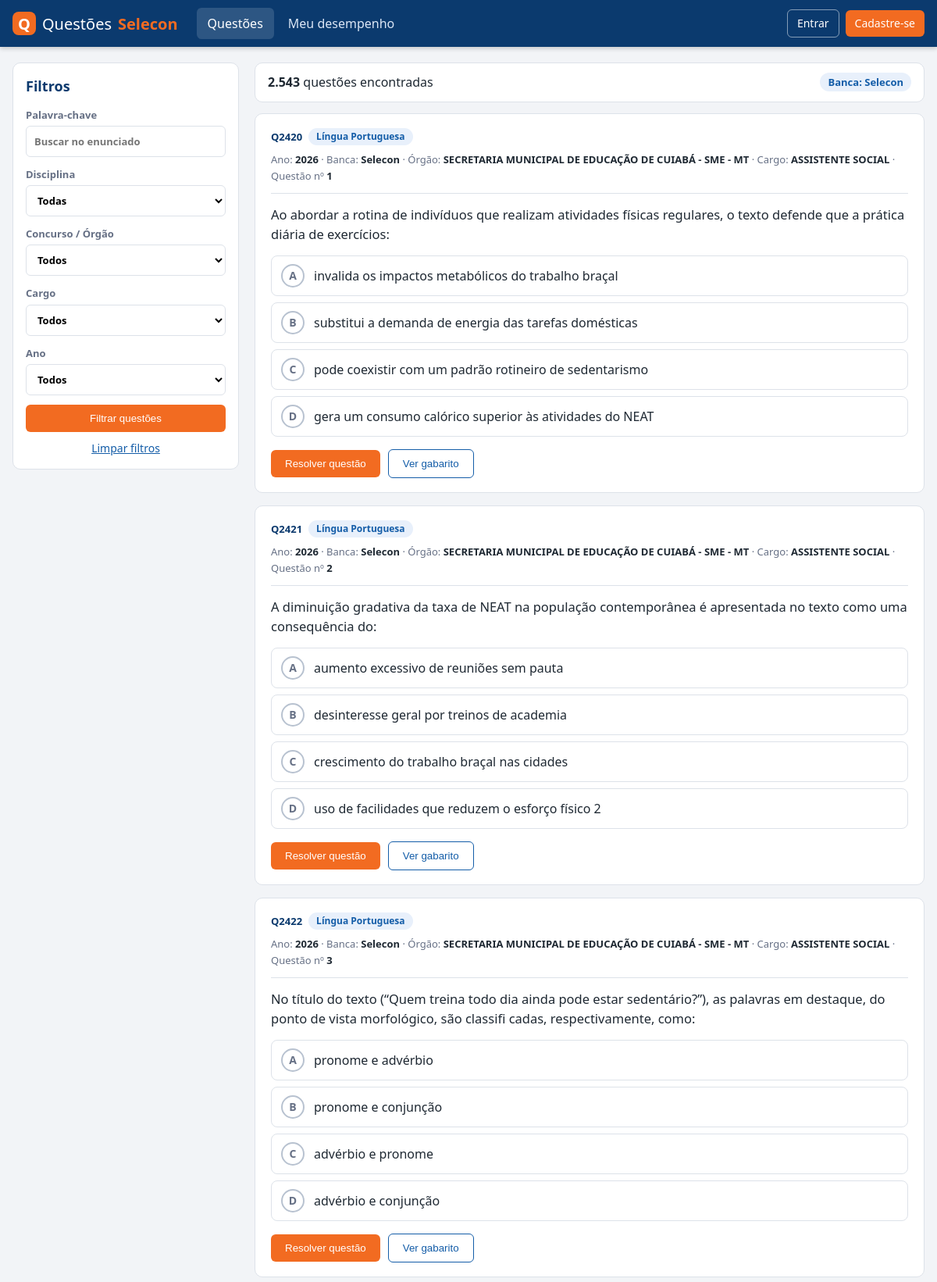
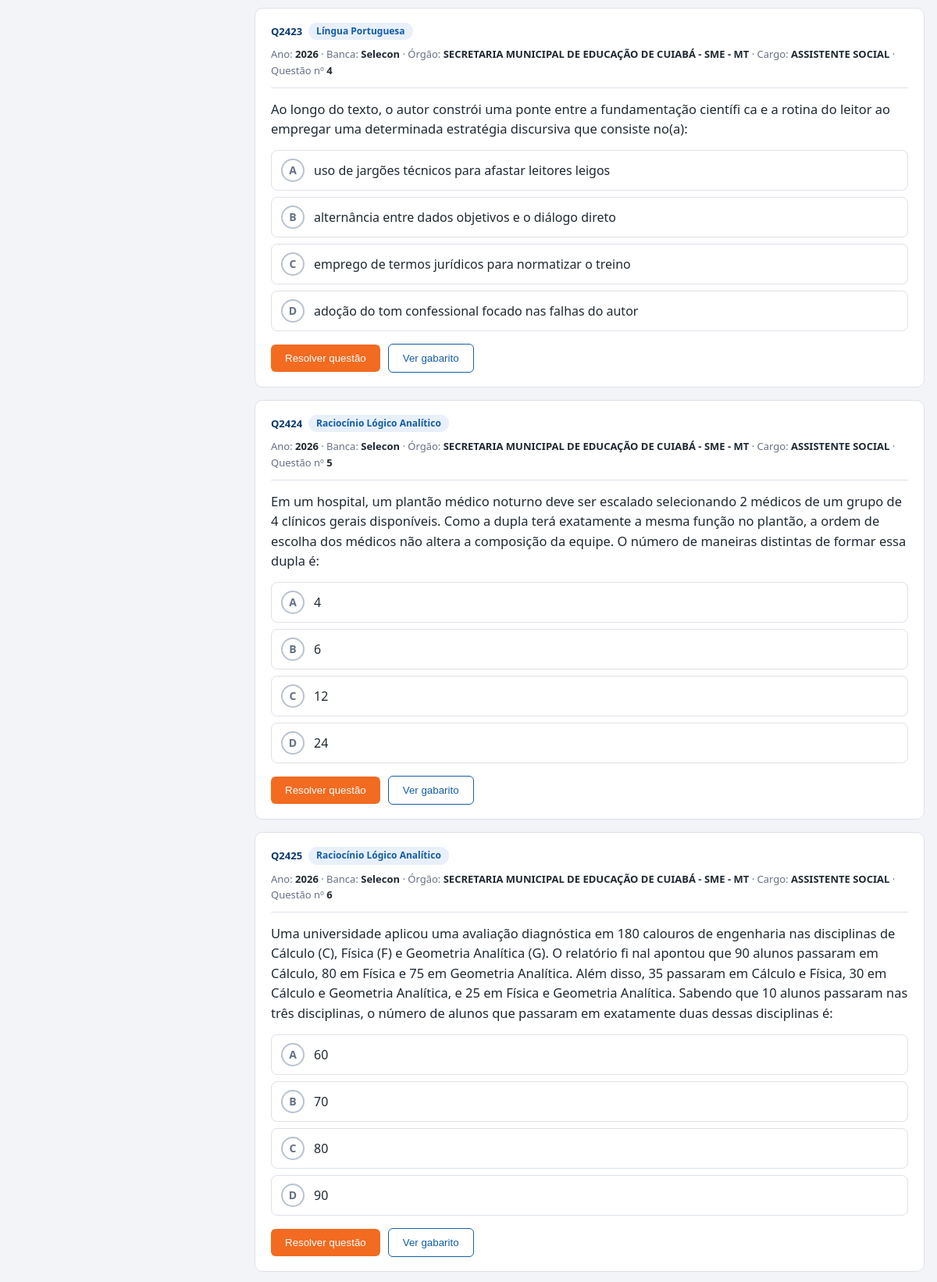
The page / (upper part) on the database its author committed (2 pictures, top to bottom).
### tables this page shows
CREATE TABLE IF NOT EXISTS questoes (
    id             INT NOT NULL AUTO_INCREMENT,
    prova_id       INT NOT NULL,
    numero         INT NOT NULL,
    disciplina_id  INT NULL,
    texto_apoio    MEDIUMTEXT NULL,
    enunciado      MEDIUMTEXT NOT NULL,
    gabarito       CHAR(1) NULL,                  
    anulada        TINYINT(1) NOT NULL DEFAULT 0,
    revisar        TINYINT(1) NOT NULL DEFAULT 0,  
    comentario     MEDIUMTEXT NULL,
    PRIMARY KEY (id),
    UNIQUE KEY questoes_prova_numero_uk (prova_id, numero),
    KEY questoes_disciplina_idx (disciplina_id),
    FULLTEXT KEY questoes_busca_ft (enunciado),
    CONSTRAINT questoes_prova_fk FOREIGN KEY (prova_id) REFERENCES provas(id) ON DELETE CASCADE,
    CONSTRAINT questoes_disciplina_fk FOREIGN KEY (disciplina_id) REFERENCES disciplinas(id)
);

CREATE TABLE IF NOT EXISTS disciplinas (
    id    INT NOT NULL AUTO_INCREMENT,
    nome  VARCHAR(200) NOT NULL,
    PRIMARY KEY (id),
    UNIQUE KEY disciplinas_nome_uk (nome)
);

CREATE TABLE IF NOT EXISTS concursos (
    id      INT NOT NULL AUTO_INCREMENT,
    banca   VARCHAR(50)  NOT NULL DEFAULT 'Selecon',
    orgao   VARCHAR(300) NOT NULL,
    edital  VARCHAR(200) NOT NULL DEFAULT '',
    ano     INT NULL,
    PRIMARY KEY (id),
    UNIQUE KEY concursos_orgao_edital_uk (orgao, edital)
);

CREATE TABLE IF NOT EXISTS provas (
    id           INT NOT NULL AUTO_INCREMENT,
    concurso_id  INT NOT NULL,
    cargo        VARCHAR(300) NOT NULL,
    codigo       VARCHAR(20)  NOT NULL DEFAULT '',
    nivel        VARCHAR(200) NOT NULL DEFAULT '',
    versao       VARCHAR(10)  NOT NULL DEFAULT '',    
    PRIMARY KEY (id),
    UNIQUE KEY provas_concurso_cargo_versao_uk (concurso_id, cargo, versao),
    CONSTRAINT provas_concurso_fk FOREIGN KEY (concurso_id) REFERENCES concursos(id) ON DELETE CASCADE
);

### index.php (the view, shortened to what this page needs)
<?php
require __DIR__ . '/src/bootstrap.php';
$db = db();
$u = usuario();
$por = 10;
$f = [
    'disciplina' => (int)($_GET['disciplina'] ?? 0),
    'concurso'   => (int)($_GET['concurso'] ?? 0),
    'cargo'      => trim((string)($_GET['cargo'] ?? '')),
    'ano'        => (int)($_GET['ano'] ?? 0),
    'q'          => trim((string)($_GET['q'] ?? '')),
    'sit'        => (string)($_GET['sit'] ?? ''),
];
$pag = max(1, (int)($_GET['pagina'] ?? 1));
$where = ['1=1'];
$par = [];
$W = implode(' AND ', $where);
$from = "FROM questoes q JOIN provas p ON p.id = q.prova_id JOIN concursos c ON c.id = p.concurso_id
         LEFT JOIN disciplinas d ON d.id = q.disciplina_id WHERE $W";
$st = $db->prepare("SELECT count(*) $from");
$st->execute($par);
$total = (int)$st->fetchColumn();
$paginas = max(1, (int)ceil($total / $por));
$pag = min($pag, $paginas);
$st = $db->prepare("SELECT q.*, d.nome AS disciplina, p.cargo, p.versao, c.orgao, c.ano, c.banca, c.edital $from
                    ORDER BY (c.ano IS NULL), c.ano DESC, c.id, p.cargo, q.numero LIMIT $por OFFSET " . (($pag - 1) * $por));
$st->execute($par);
$questoes = $st->fetchAll();
$alts = [];
if ($questoes) {
    $ids = array_column($questoes, 'id');
    $in = implode(',', array_map('intval', $ids));
    foreach ($db->query("SELECT questao_id, letra, texto FROM alternativas WHERE questao_id IN ($in) ORDER BY letra") as $a) {
        $alts[$a['questao_id']][] = $a;
    }
}
layout_inicio('Questões de concursos', 'questoes');
?>
<div class="grade">
  <aside class="filtros">
    <form method="get" action="/">
      <h2>Filtros</h2>
      <label>Palavra-chave
        <input type="search" name="q" value="<?= h($f['q']) ?>" placeholder="Buscar no enunciado">
      </label>
      <label>Disciplina
        <select name="disciplina">
          <option value="0">Todas</option>
        </select>
      </label>
      <label>Concurso / Órgão
        <select name="concurso">
          <option value="0">Todos</option>
        </select>
      </label>
      <label>Cargo
        <select name="cargo">
          <option value="">Todos</option>
        </select>
      </label>
      <label>Ano
        <select name="ano">
          <option value="0">Todos</option>
        </select>
      </label>
      <button class="btn btn-block" type="submit">Filtrar questões</button>
      <a class="limpar" href="/">Limpar filtros</a>
    </form>
  </aside>
  <section class="lista">
    <div class="resumo">
      <span><strong><?= number_format($total, 0, ',', '.') ?></strong> questões encontradas</span>
      <span class="banca-tag">Banca: Selecon</span>
    </div>
    <?php foreach ($questoes as $q):
        $mine = $minhas[$q['id']] ?? null; ?>
    <article class="questao" data-id="<?= $q['id'] ?>">
      <header class="q-topo">
        <span class="q-id">Q<?= $q['id'] ?></span>
        <?php if ($q['disciplina']): ?><a class="chip chip-disc" href="/?disciplina=<?= (int)$q['disciplina_id'] ?>"><?= h($q['disciplina']) ?></a><?php endif; ?>
        <span class="q-meta">
          Ano: <b><?= $q['ano'] ?: '—' ?></b> ·
          Banca: <b><?= h($q['banca']) ?></b> ·
          Órgão: <b><?= h($q['orgao']) ?></b> ·
          Cargo: <b><?= h($q['cargo']) ?></b> ·
          Questão nº <b><?= $q['numero'] ?></b>
        </span>
      </header>
      <div class="enunciado"><?= ht($q['enunciado']) ?></div>
      <form class="alts" onsubmit="return false">
        <?php foreach ($alts[$q['id']] ?? [] as $a): ?>
          <label class="alt" data-letra="<?= h($a['letra']) ?>">
            <span class="bola"><?= h($a['letra']) ?></span>
            <span class="txt"><?= ht($a['texto']) ?></span>
          </label>
        <?php endforeach; ?>
      </form>
      <footer class="q-rodape">
        <button class="btn btn-resolver" type="button" <?= $q['anulada'] ? 'disabled' : '' ?>>Resolver questão</button>
        <button class="btn btn-ghost btn-gab" type="button">Ver gabarito</button>
      </footer>
    </article>
    <?php endforeach; ?>
  </section>
</div>
<?php layout_fim();

### src/bootstrap.php (shortened to what this page needs)
<?php
function h(?string $s): string
{
    return htmlspecialchars((string)$s, ENT_QUOTES | ENT_SUBSTITUTE, 'UTF-8');
}
function ht(?string $s): string
{
    return nl2br(h($s));
}
function usuario(): ?array
{
    static $u = false;
    if ($u === false) {
        $u = null;
    }
    return $u;
}
function layout_inicio(string $titulo, string $ativo = ''): void
{
    $u = usuario();
    ?><!doctype html>
<html lang="pt-BR">
<head>
<link rel="stylesheet" href="/assets/style.css">
</head>
<body>
<header class="topo">
  <div class="wrap topo-in">
    <a class="logo" href="/"><span class="logo-mark">Q</span> Questões <b>Selecon</b></a>
    <nav class="menu">
      <a href="/" class="<?= $ativo === 'questoes' ? 'on' : '' ?>">Questões</a>
      <a href="/desempenho.php" class="<?= $ativo === 'desempenho' ? 'on' : '' ?>">Meu desempenho</a>
    </nav>
    <div class="conta">
      <?php if ($u): ?>
        <span class="ola">Olá, <?= h(explode(' ', $u['nome'])[0]) ?></span>
        <a class="btn btn-sm btn-ghost" href="/sair.php">Sair</a>
      <?php else: ?>
        <a class="btn btn-sm btn-ghost" href="/login.php">Entrar</a>
        <a class="btn btn-sm" href="/registro.php">Cadastre-se</a>
      <?php endif; ?>
    </div>
  </div>
</header>
<main class="wrap">
<?php
}
function layout_fim(): void
{
    ?></main>
</body>
</html>
<?php
}

### assets/style.css (style rules this page uses)
:root { --azul:#0b3a6e; --azul2:#145da8; --laranja:#f26b21; --bg:#f2f4f7; --card:#fff; --borda:#dde2e9; --txt:#1f2933; --suave:#667085; --ok:#1a9b57; --erro:#d63a3a; --aviso:#e0a100; }
* { box-sizing:border-box }
body { margin:0;font:16px/1.55 "Segoe UI",system-ui,-apple-system,Roboto,Arial,sans-serif;color:var(--txt);background:var(--bg) }
a { color:var(--azul2) }
.wrap { max-width:1200px;margin:0 auto;padding:0 16px }
main.wrap { padding-top:20px;padding-bottom:40px;min-height:70vh }
.topo { background:var(--azul);color:#fff;box-shadow:0 2px 6px rgba(0,0,0,.2) }
.topo-in { display:flex;align-items:center;gap:24px;height:60px }
.logo { color:#fff;text-decoration:none;font-size:20px;display:flex;align-items:center;gap:8px;white-space:nowrap }
.logo b { color:var(--laranja) }
.logo-mark { background:var(--laranja);color:#fff;width:30px;height:30px;border-radius:8px;display:grid;place-items:center;font-weight:800 }
.menu { display:flex;gap:4px;flex:1 }
.menu a { white-space:nowrap;color:#dbe6f5;text-decoration:none;padding:8px 14px;border-radius:6px;font-weight:500 }
.menu a:hover,.menu a.on { background:rgba(255,255,255,.14);color:#fff }
.conta { display:flex;align-items:center;gap:8px }
.btn { display:inline-block;background:var(--laranja);color:#fff;border:0;border-radius:6px;padding:10px 18px;font:600 15px inherit;cursor:pointer;text-decoration:none }
.btn-sm { padding:6px 12px;font-size:14px }
.btn-block { display:block;width:100%;text-align:center }
.btn-ghost { background:transparent;color:var(--azul2);border:1px solid var(--azul2) }
.topo .btn-ghost { color:#fff;border-color:rgba(255,255,255,.5) }
.grade { display:grid;grid-template-columns:290px 1fr;gap:20px;align-items:start }
.filtros { background:var(--card);border:1px solid var(--borda);border-radius:10px;padding:16px;position:sticky;top:12px }
.filtros h2 { margin:0 0 12px;font-size:18px;color:var(--azul) }
.filtros label { display:block;font-size:13px;font-weight:600;color:var(--suave);margin-bottom:12px }
.filtros input[type=search],.filtros select,.form input,.form select,.form textarea { width:100%;margin-top:4px;padding:9px 10px;border:1px solid var(--borda);border-radius:6px;font:inherit;background:#fff }
.limpar { display:block;text-align:center;margin-top:10px;font-size:14px }
.resumo { background:var(--card);border:1px solid var(--borda);border-radius:10px;padding:12px 16px;margin-bottom:14px;display:flex;justify-content:space-between;align-items:center }
.banca-tag { background:#e8f0fb;color:var(--azul2);padding:2px 10px;border-radius:99px;font-size:13px;font-weight:600 }
.questao { background:var(--card);border:1px solid var(--borda);border-radius:10px;padding:18px 20px;margin-bottom:16px }
.q-topo { display:flex;flex-wrap:wrap;align-items:center;gap:8px;font-size:13px;color:var(--suave);padding-bottom:12px;border-bottom:1px solid var(--borda);margin-bottom:14px }
.q-id { font-weight:800;color:var(--azul) }
.q-meta b { color:var(--txt);font-weight:600 }
.chip { padding:2px 10px;border-radius:99px;font-size:12px;font-weight:700;text-decoration:none }
.chip-disc { background:#e8f0fb;color:var(--azul2) }
.enunciado { margin-bottom:14px;font-size:16.5px }
.alts { display:flex;flex-direction:column;gap:8px }
.alt { display:flex;align-items:flex-start;gap:12px;padding:10px 12px;border:1px solid var(--borda);border-radius:8px;cursor:pointer;position:relative }
.bola { flex:0 0 30px;height:30px;border-radius:50%;border:2px solid #b8c2d0;display:grid;place-items:center;font-weight:700;color:var(--suave);font-size:14px;background:#fff }
.alt .txt { flex:1;padding-top:3px }
.q-rodape { display:flex;align-items:center;gap:10px;margin-top:16px;flex-wrap:wrap }

### rows shown on the page
questoes: id "2420", disciplina.nome "Língua Portuguesa", concursos.ano "2026", concursos.banca "Selecon", concursos.orgao "SECRETARIA MUNICIPAL DE EDUCAÇÃO DE CUIABÁ - SME - MT", prova.cargo "ASSISTENTE SOCIAL", numero "1", enunciado "Ao abordar a rotina de indivíduos que realizam atividades físicas regulares, o texto defende que a prática diária de exercícios:", letra "A", texto "invalida os impactos metabólicos do trabalho braçal", letra "B", texto "substitui a demanda de energia das tarefas domésticas", letra "C", texto "pode coexistir com um padrão rotineiro de sedentarismo", letra "D", texto "gera um consumo calórico superior às atividades do NEAT"
questoes: id "2421", disciplina.nome "Língua Portuguesa", concursos.ano "2026", concursos.banca "Selecon", concursos.orgao "SECRETARIA MUNICIPAL DE EDUCAÇÃO DE CUIABÁ - SME - MT", prova.cargo "ASSISTENTE SOCIAL", numero "2", enunciado "A diminuição gradativa da taxa de NEAT na população contemporânea é apresentada no texto como uma consequência do:", letra "A", texto "aumento excessivo de reuniões sem pauta", letra "B", texto "desinteresse geral por treinos de academia", letra "C", texto "crescimento do trabalho braçal nas cidades", letra "D", texto "uso de facilidades que reduzem o esforço físico 2"
questoes: id "2422", disciplina.nome "Língua Portuguesa", concursos.ano "2026", concursos.banca "Selecon", concursos.orgao "SECRETARIA MUNICIPAL DE EDUCAÇÃO DE CUIABÁ - SME - MT", prova.cargo "ASSISTENTE SOCIAL", numero "3", enunciado "No título do texto (“Quem treina todo dia ainda pode estar sedentário?”), as palavras em destaque, do ponto de vista morfológico, são classifi cadas, respectivamente, como:", letra "A", texto "pronome e advérbio", letra "B", texto "pronome e conjunção", letra "C", texto "advérbio e pronome", letra "D", texto "advérbio e conjunção"
questoes: id "2423", disciplina.nome "Língua Portuguesa", concursos.ano "2026", concursos.banca "Selecon", concursos.orgao "SECRETARIA MUNICIPAL DE EDUCAÇÃO DE CUIABÁ - SME - MT", prova.cargo "ASSISTENTE SOCIAL", numero "4", enunciado "Ao longo do texto, o autor constrói uma ponte entre a fundamentação científi ca e a rotina do leitor ao empregar uma determinada estratégia discursiva que consiste no(a):", letra "A", texto "uso de jargões técnicos para afastar leitores leigos", letra "B", texto "alternância entre dados objetivos e o diálogo direto", letra "C", texto "emprego de termos jurídicos para normatizar o treino", letra "D", texto "adoção do tom confessional focado nas falhas do autor"
questoes: id "2424", disciplina.nome "Raciocínio Lógico Analítico", concursos.ano "2026", concursos.banca "Selecon", concursos.orgao "SECRETARIA MUNICIPAL DE EDUCAÇÃO DE CUIABÁ - SME - MT", prova.cargo "ASSISTENTE SOCIAL", numero "5", enunciado "Em um hospital, um plantão médico noturno deve ser escalado selecionando 2 médicos de um grupo de 4 clínicos gerais disponíveis. Como a dupla terá exatamente a mesma função no plantão, a ordem de escolha dos médicos não altera a composição da equipe. O número de maneiras distintas de formar essa dupla é:", letra "A", texto "4", letra "B", texto "6", letra "C", texto "12", letra "D", texto "24"
questoes: id "2425", disciplina.nome "Raciocínio Lógico Analítico", concursos.ano "2026", concursos.banca "Selecon", concursos.orgao "SECRETARIA MUNICIPAL DE EDUCAÇÃO DE CUIABÁ - SME - MT", prova.cargo "ASSISTENTE SOCIAL", numero "6", enunciado "Uma universidade aplicou uma avaliação diagnóstica em 180 calouros de engenharia nas disciplinas de Cálculo (C), Física (F) e Geometria Analítica (G). O relatório fi nal apontou que 90 alunos passaram em Cálculo, 80 em Física e 75 em Geometria Analítica. Além disso, 35 passaram em Cálculo e Física, 30 em Cálculo e Geometria Analítica, e 25 em Física e Geometria Analítica. Sabendo que 10 alunos passaram nas três disciplinas, o número de alunos que passaram em exatamente duas dessas disciplinas é:", letra "A", texto "60", letra "B", texto "70", letra "C", texto "80", letra "D", texto "90"

### other values the page prints
$total "2.543"
